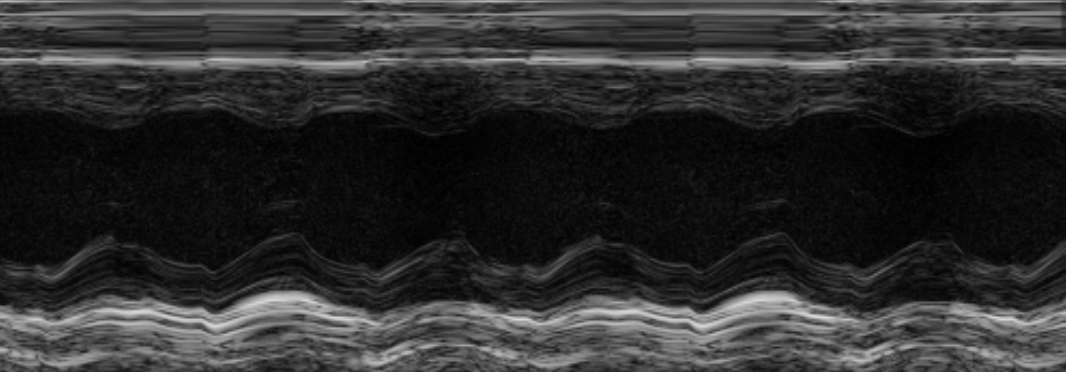
#> input picture screen5.png, 1066 x 372 px
$ python script3.py
#> lines starting #> are read from the running program, lines starting #| are printed output that depends on the picture; after the words box and inside, x2 and y2 are one past the last pixel; in counts of white or black regions, pixels touching at a corner belong together
### functions.py
import cv2 as cv
import numpy as np
from copy import deepcopy
from funcions2 import calcular_valors
def printimg(nom,img):

    cv.imshow(nom,img)
    cv.waitKey(0)
    cv.destroyAllWindows()


def printimg2(noms,imgs):

    for i in range(len(noms)):
        cv.imshow(noms[i],imgs[i])

    cv.waitKey(0)
    cv.destroyAllWindows()


# [415 lines left out: functions omplirdesderalla, nomesralla, checkifnext, checkifline, findxup, findxdown and 15 more, not called in this run]

### script3.py
import cv2 as cv
from functions import printimg
import numpy as np
from functions import checkifline
from functions import nomesralla
from functions import printimg2

img = cv.imread(cv.samples.findFile("screen5.png"))
#> img is the input picture: shape (372, 1066, 3); min 0, max 220, mean 46.1
img = cv.cvtColor(img,cv.COLOR_RGB2GRAY)
#> img: shape (372, 1066)
imgb = cv.blur(img, (30,15))
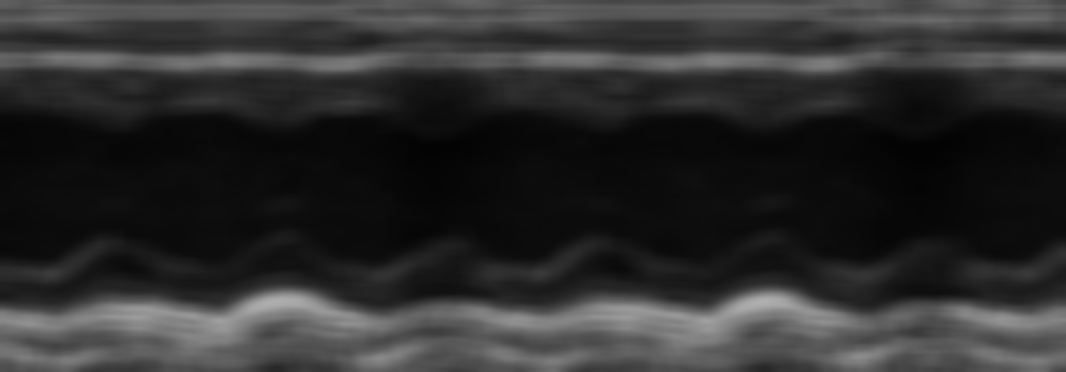
#> imgb: shape (372, 1066); min 3, max 175, mean 46.1

printimg("si",imgb)


for i in range(0,160,10):

    ret,thresh1 = cv.threshold(imgb,i,200,cv.THRESH_BINARY)
    #print(checkifline(thresh1))

    #thresh2 = nomesralla(thresh1)
    printimg2(("Orgiginal",str(i)),(img,thresh1,))
#> this loop made 16 passes
#> ret on passes 1 to 12: 0, 10, 20, 30, 40, 50, 60, 70, 80, 90, 100, 110
#> pass 2, `ret,thresh1 = cv.threshold(imgb,i,200,cv.THRESH_BINARY)`:
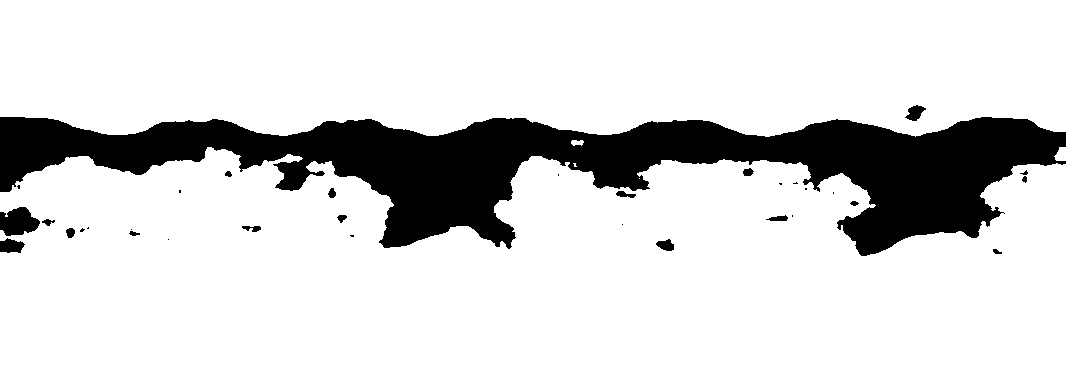
#> thresh1: shape (372, 1066); values 0 (black) and 200 (white), 83.6% white; 33 black regions (15 under 20 px), largest, box (x1, y1, x2, y2) and area: (0, 117, 1066, 256) 62950, (0, 207, 40, 236) 826, (0, 238, 25, 253) 269
#> pass 3, `ret,thresh1 = cv.threshold(imgb,i,200,cv.THRESH_BINARY)`:
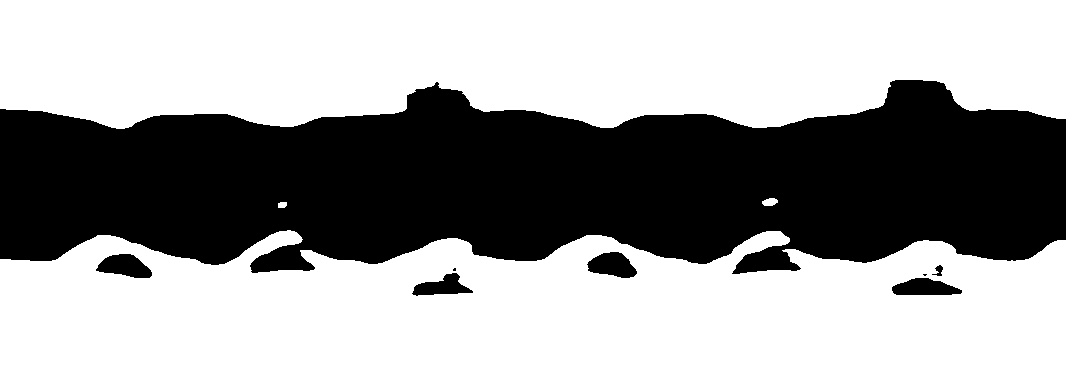
#> thresh1: shape (372, 1066); values 0 (black) and 200 (white), 61.5% white; 8 black regions (2 under 20 px), largest, box (x1, y1, x2, y2) and area: (0, 80, 1066, 274) 149287, (96, 254, 152, 278) 900, (587, 252, 637, 278) 893, (892, 278, 962, 295) 869, (412, 273, 473, 296) 752, (932, 265, 943, 276) 60


# [7 lines of commented-out code are left out]

$ run again, with screen1.png copied over screen5.png
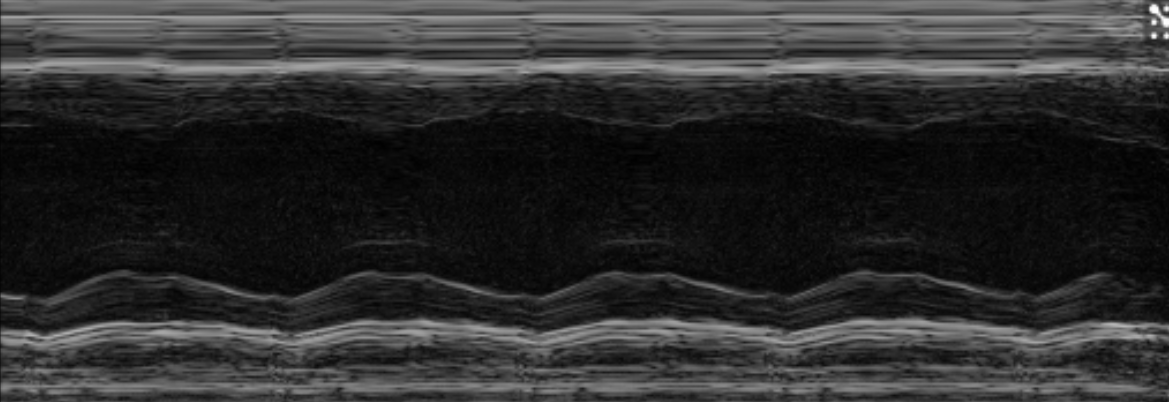
#> input picture screen1.png, 1169 x 402 px
#> img is the input picture: shape (402, 1169, 3); min 0, max 253, mean 46.3
#> img: shape (402, 1169)
#> the loop `for i in range(0,160,10): ` made 16 passes
#> ret on passes 1 to 8: 0, 10, 20, 30, 40, 50, 60, 70
#> pass 2, `ret,thresh1 = cv.threshold(imgb,i,200,cv.THRESH_BINARY)`:
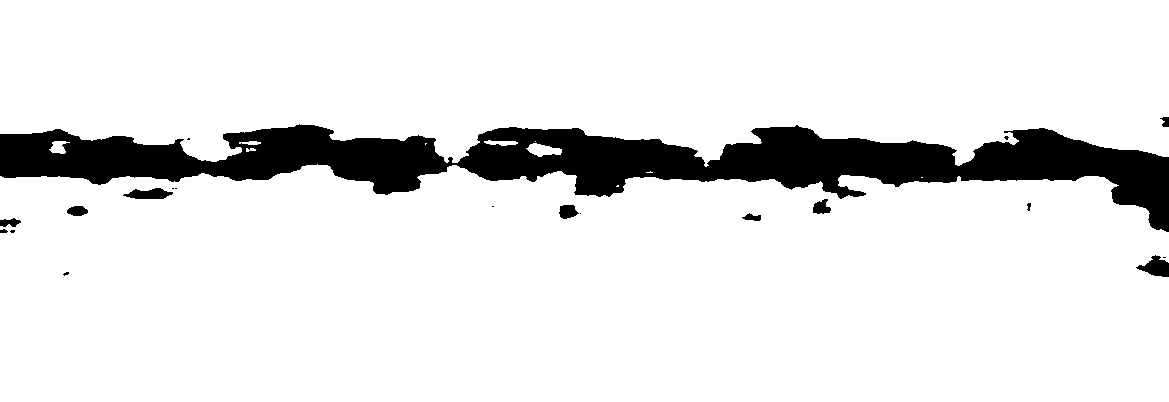
#> thresh1: shape (402, 1169); values 0 (black) and 200 (white), 89.4% white; 20 black regions (9 under 20 px), largest, box (x1, y1, x2, y2) and area: (0, 124, 1169, 232) 48037, (1136, 255, 1169, 277) 413, (123, 188, 173, 199) 363
#> pass 3, `ret,thresh1 = cv.threshold(imgb,i,200,cv.THRESH_BINARY)`:
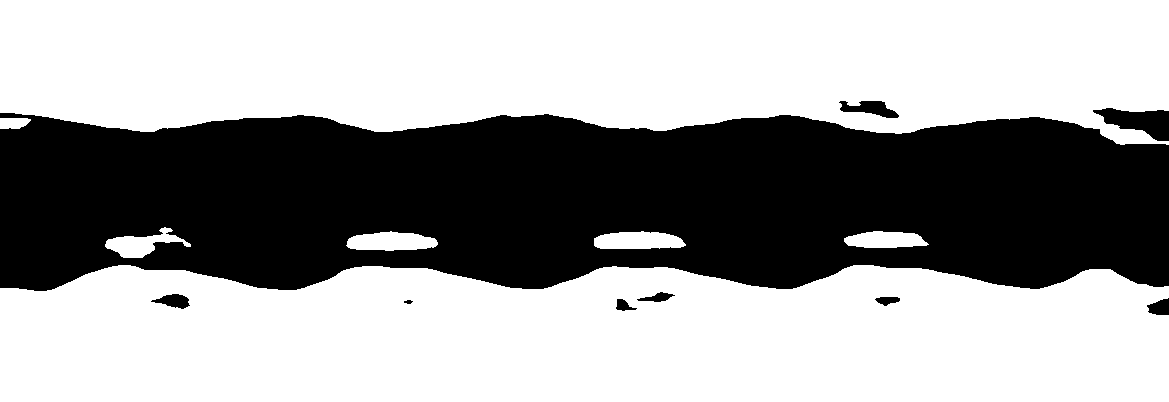
#> thresh1: shape (402, 1169); values 0 (black) and 200 (white), 62.4% white; 9 black regions, largest, box (x1, y1, x2, y2) and area: (0, 113, 1169, 291) 173639, (1093, 108, 1169, 141) 1419, (839, 101, 899, 118) 571

$ run again, with screen2.png copied over screen5.png
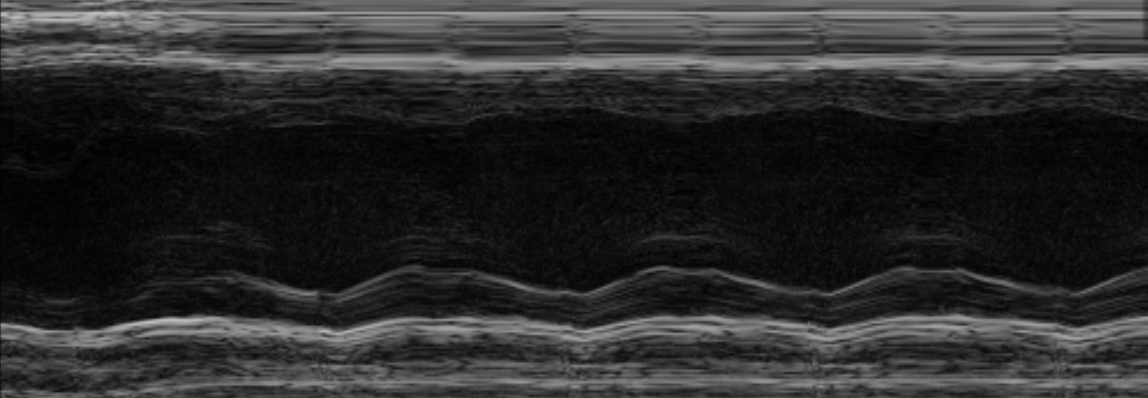
#> input picture screen2.png, 1148 x 398 px
#> img is the input picture: shape (398, 1148, 3); min 0, max 195, mean 44.4
#> img: shape (398, 1148)
#> the loop `for i in range(0,160,10): ` made 16 passes
#> ret on passes 1 to 8: 0, 10, 20, 30, 40, 50, 60, 70
#> pass 2, `ret,thresh1 = cv.threshold(imgb,i,200,cv.THRESH_BINARY)`:
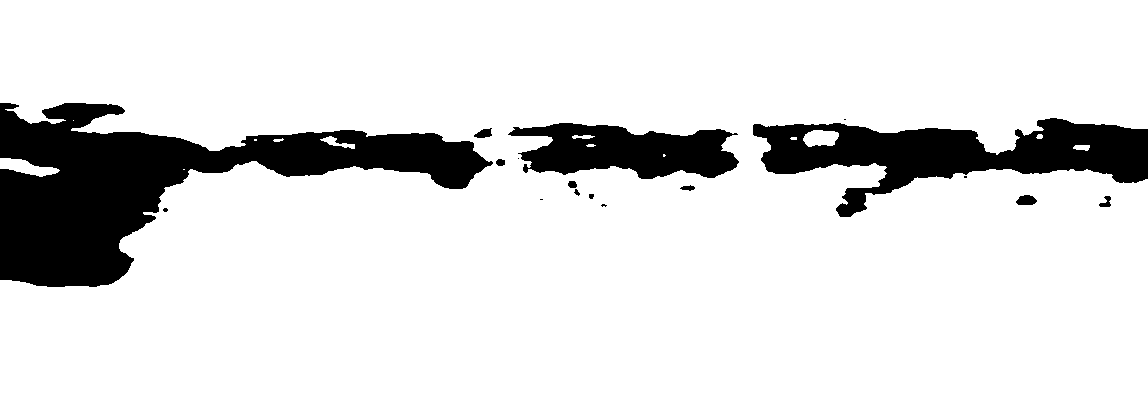
#> thresh1: shape (398, 1148); values 0 (black) and 200 (white), 86.5% white; 17 black regions (6 under 20 px), largest, box (x1, y1, x2, y2) and area: (0, 103, 493, 287) 35430, (753, 118, 1148, 217) 17209, (508, 123, 739, 179) 8622
#> pass 3, `ret,thresh1 = cv.threshold(imgb,i,200,cv.THRESH_BINARY)`:
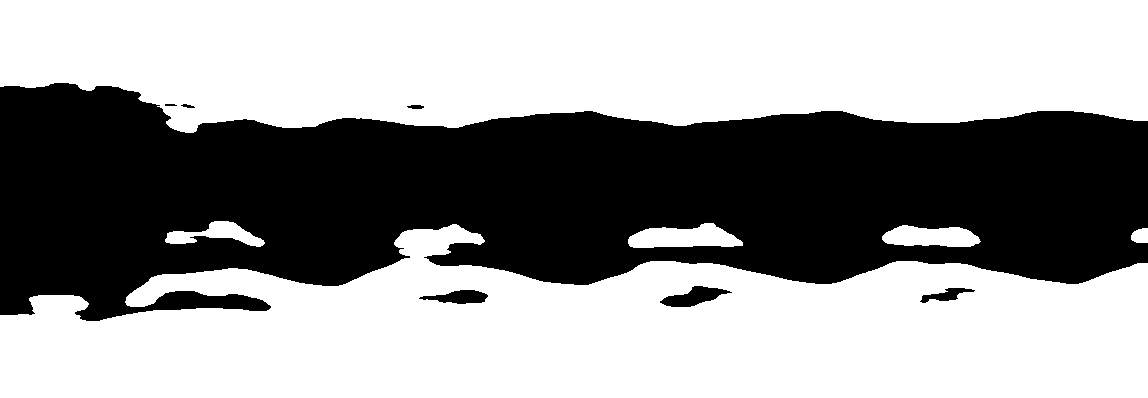
#> thresh1: shape (398, 1148); values 0 (black) and 200 (white), 60.2% white; 7 black regions, largest, box (x1, y1, x2, y2) and area: (0, 83, 1148, 321) 180177, (660, 286, 732, 307) 781, (419, 290, 488, 304) 594

$ run again, with screen3.png copied over screen5.png
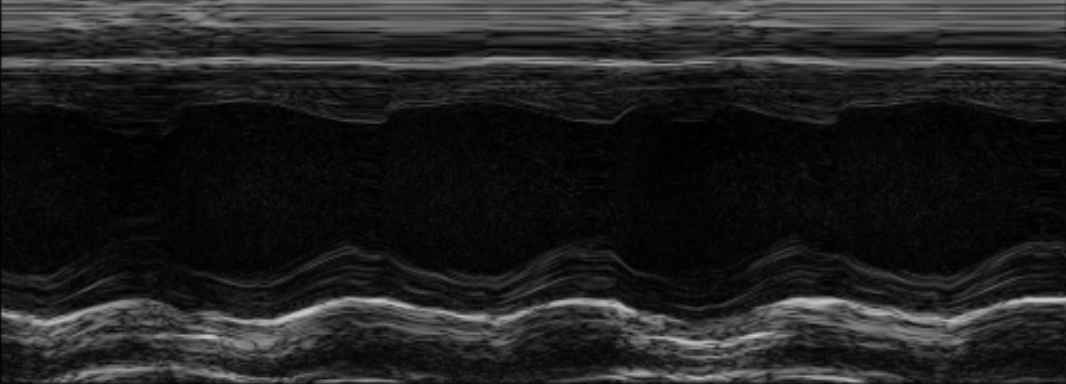
#> input picture screen3.png, 1066 x 384 px
#> img is the input picture: shape (384, 1066, 3); min 0, max 203, mean 32.9
#> img: shape (384, 1066)
#> `imgb = cv.blur(img, (30,15))`:
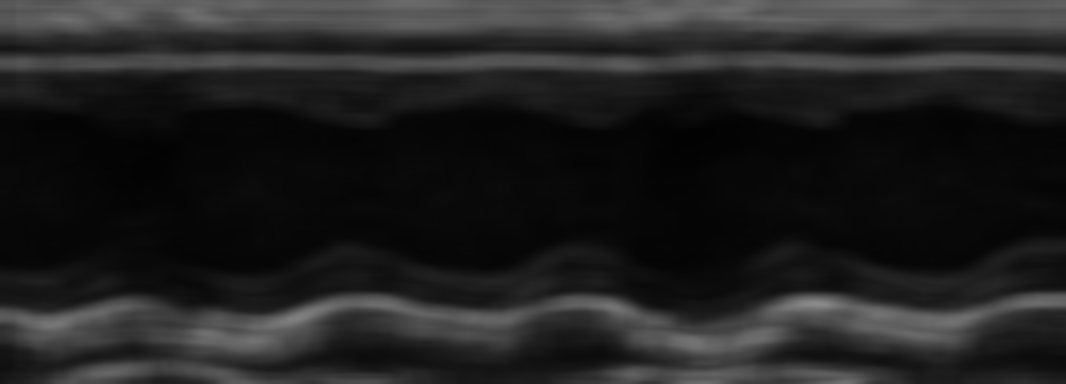
#> imgb: shape (384, 1066); min 2, max 139, mean 32.9
#> the loop `for i in range(0,160,10): ` made 16 passes
#> ret on passes 1 to 8: 0, 10, 20, 30, 40, 50, 60, 70
#> pass 3, `ret,thresh1 = cv.threshold(imgb,i,200,cv.THRESH_BINARY)`:
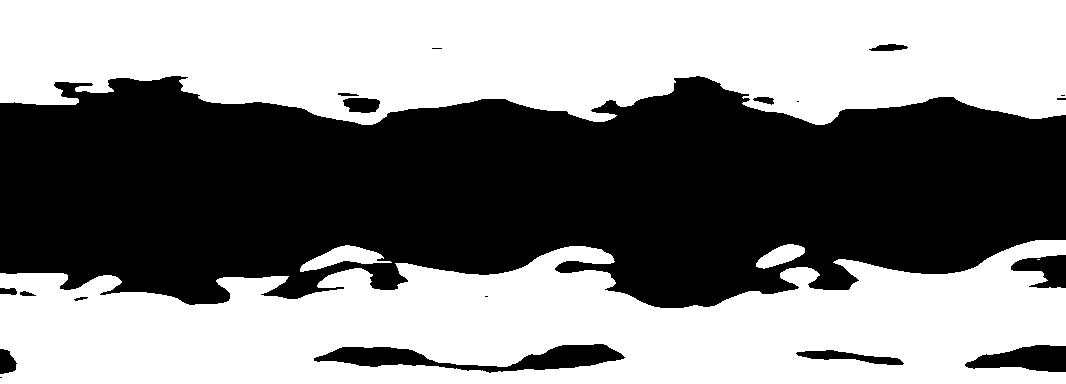
#> thresh1: shape (384, 1066); values 0 (black) and 200 (white), 52.9% white; 19 black regions (6 under 20 px), largest, box (x1, y1, x2, y2) and area: (0, 76, 1066, 308) 183805, (314, 344, 625, 373) 3894, (965, 345, 1066, 372) 1829
